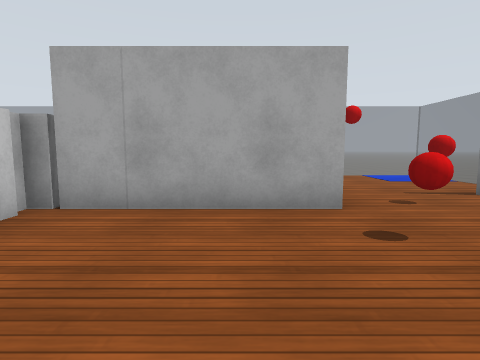
View 1 (above)

21 first-person views from a walk through a world built for the Gazebo simulator. The camera is 0.94 m above the floor, tilts 6° down and sees 80° across. The floor is counted in squares, 1 m on a side. Each view is taken from the middle of a square. On the plan, view 1 faces up. The plan holds only what a view shows up to about 11 squares ahead; the rest is blank. Simple patterns stand in for the simulator's built-in surfaces.

View 2
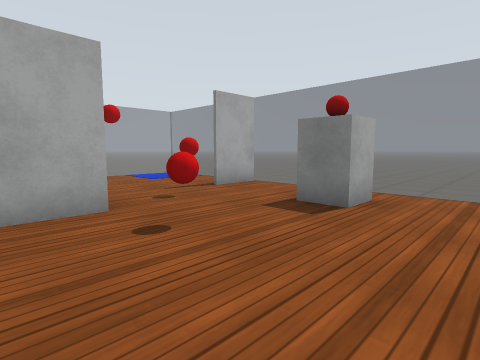

View 3
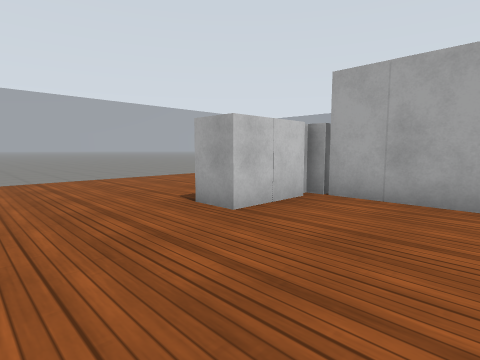

View 4
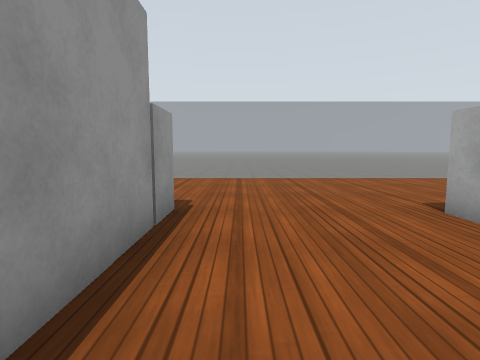

View 5
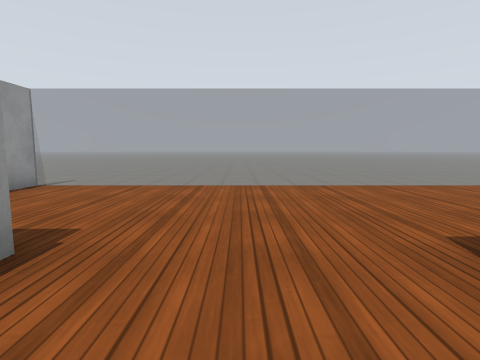

View 6
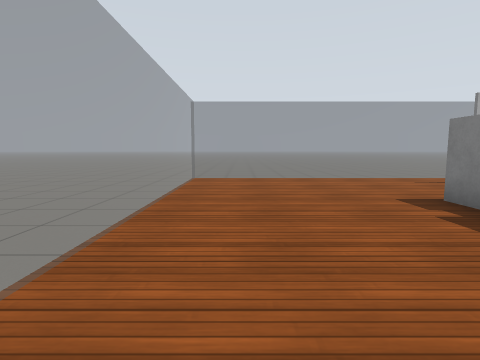

View 7
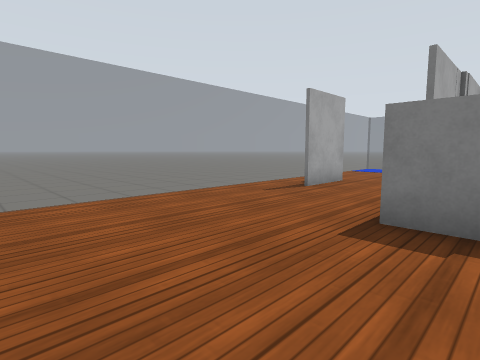

View 8
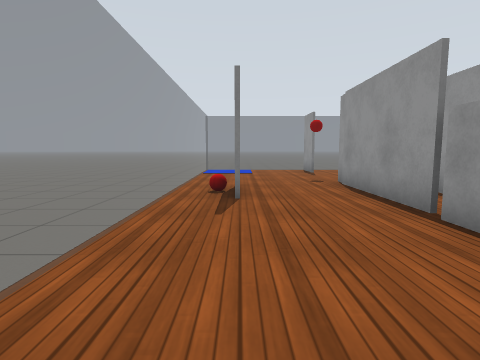

View 9
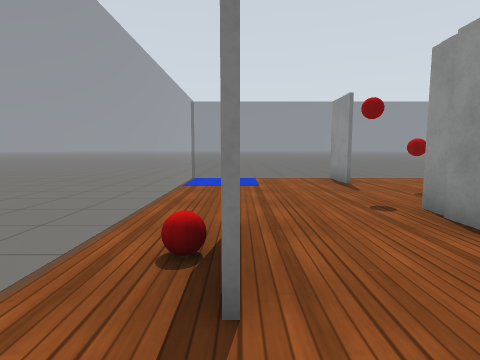

View 10
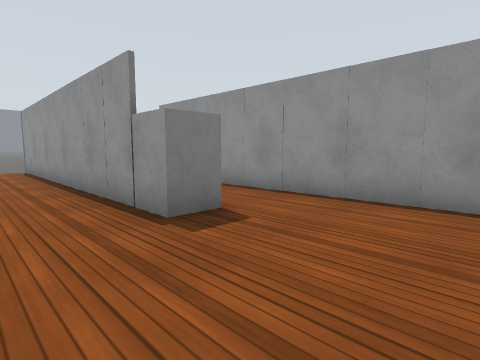

View 11
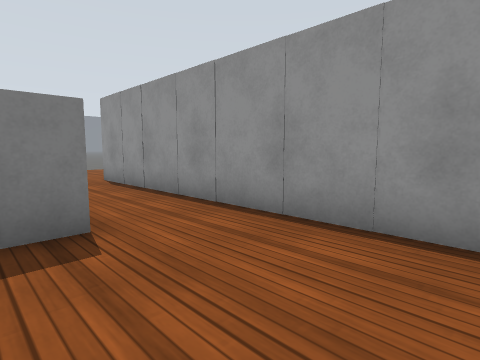

View 12
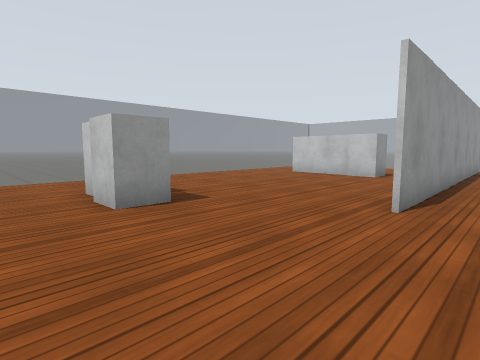

View 13
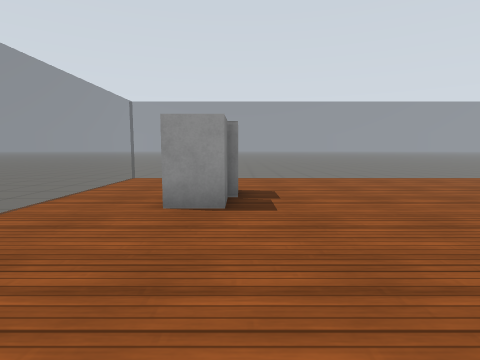

View 14
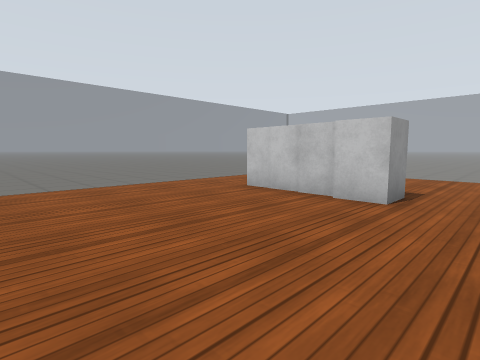

View 15
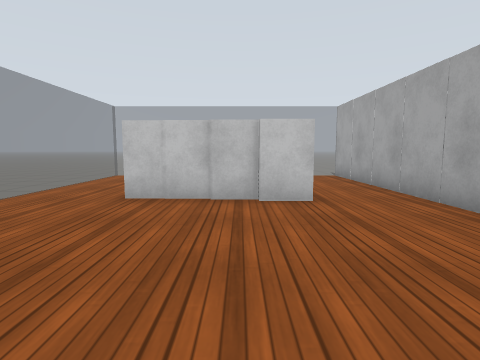

View 16
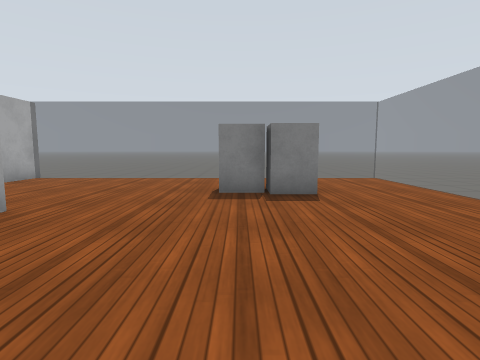

View 17
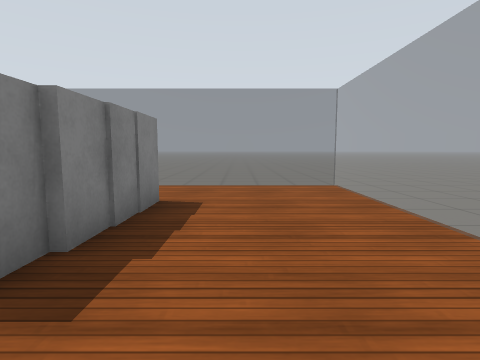

View 18
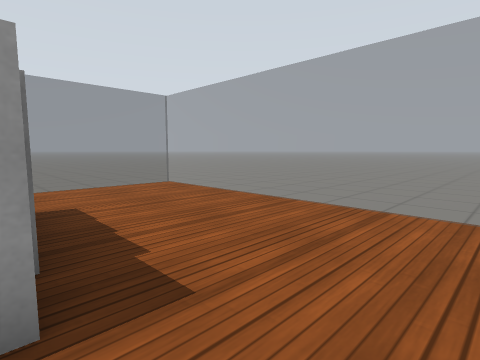

View 19
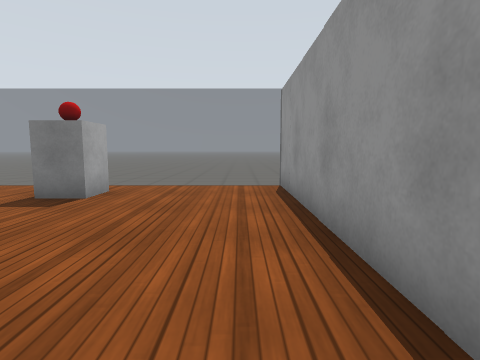

View 20
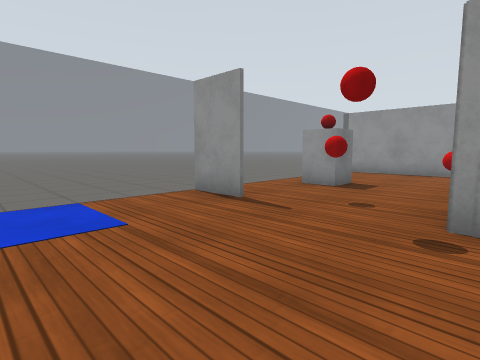

View 21
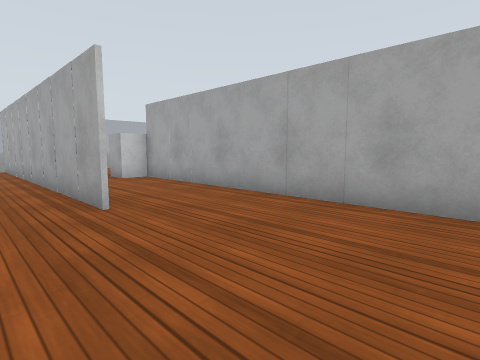

### Floor plan
Key: @ floor where view 1 was taken; # wall or solid block; . floor; = window, fence, low wall or low ledge; B white box; R red ball.
Columns run from 10 left of view 1 to 7 right of it. Each row starts with its distance up from view 1.
 11 .================.
 10 =................=
  9 =........RR......=
  8 =................=
  7 =................=
  6 =.....BB####...##=
  5 =.....BB####.R...=
  4 =.....BB.........=
  3 =.....BB....R..R.=
  2 =.....BB.......R.=
  1 =................=
  0 =.........@......=
 -1 =................=
 -2 =.....B##########=
 -3 =.....B..........=
 -4 =................=
 -5 =###########.....=
 -6 =................=
 -7 =................=
 -8 =....BB..........=
 -9 =....B.......BB..=
-10 =....B.......BB..=
-11 =....B...........=
-12 =................=
-13 =................=
-14 .================.

Positions as (right, up) in squares from view 1, and headings:
1: (0, 0), facing up
2: (0, 0), facing up-right
3: (0, -1), facing up-left
4: (0, -1), facing left
5: (-2, 0), facing left
6: (-8, 1), facing up
7: (-8, 5), facing up-right
8: (-7, 9), facing right
9: (-3, 9), facing right
10: (-8, 0), facing down-right
11: (-8, -2), facing down-right
12: (6, -4), facing down-left
13: (3, -4), facing down
14: (1, -6), facing down-left
15: (1, -9), facing left
16: (-3, -9), facing right
17: (-7, -6), facing down
18: (-5, -6), facing down-left
19: (-1, -1), facing right
20: (1, 10), facing down-right
21: (6, -7), facing up-left
